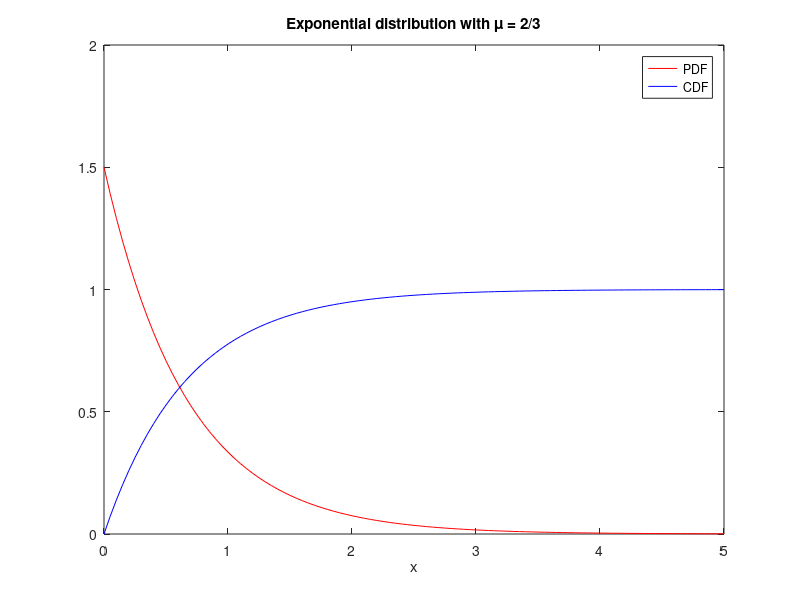

This chart was generated by the following MATLAB code: (Note: this script raises an error after producing the figure.)
%% Plot and sample the exponential distribution

clear all
close all

% Parameters
mu = 2/3 ; % Using mu = 1/lambda!
nsample = 10^6 ; % Number of samples to be drawn

deltax = 0.05 ; % Size of the intervals
x = 0:deltax:5 ; % Discretisation of our grid
xx = x+deltax/2 ; % Shift of x-axis, required for bar chart

% Define the pdf and cdf
f = pdf('Exponential',x,mu) ;
F = cdf('Exponential',x,mu) ;

%% Plot the pdf and cdf

figure(1)
plot(x,f,'r',x,F,'b')
xlim([0,5])
ylim([0,2])
xlabel('x')
legend('PDF' , 'CDF')
title('Exponential distribution with \mu = 2/3')

%% Sample the exponential distribution

U = rand([nsample,1]) ;
X = -1*mu*log(1-U) ; % Found by inverting the CDF function

close all
figure(2)
h = histogram(X,'BinEdges',x,'Normalization','pdf') ;
H = [h.Values,0] ;
plot(xx,H,'b',x,f,'r')
xlim([0 5])
xlabel('x')
ylabel('f')
legend('Sampled','Theory')
title('Exponential distribution with \mu = 0.2')


figure(3)
h = histogram(X,'BinEdges',x,'Normalization','pdf')
hold on
plot(x,f,'r')
xlim([0 5])
xlabel('x')
ylabel('f')
legend('Sampled','Theory')
title('Exponential distribution with \mu = 0.2')


figure(4)
bar(xx,H)
hold on
plot(x,f,'r')
xlabel('x')
ylabel('f')
legend('Sampled','Theory')
title('Exponential distribution with \mu = 0.2')

